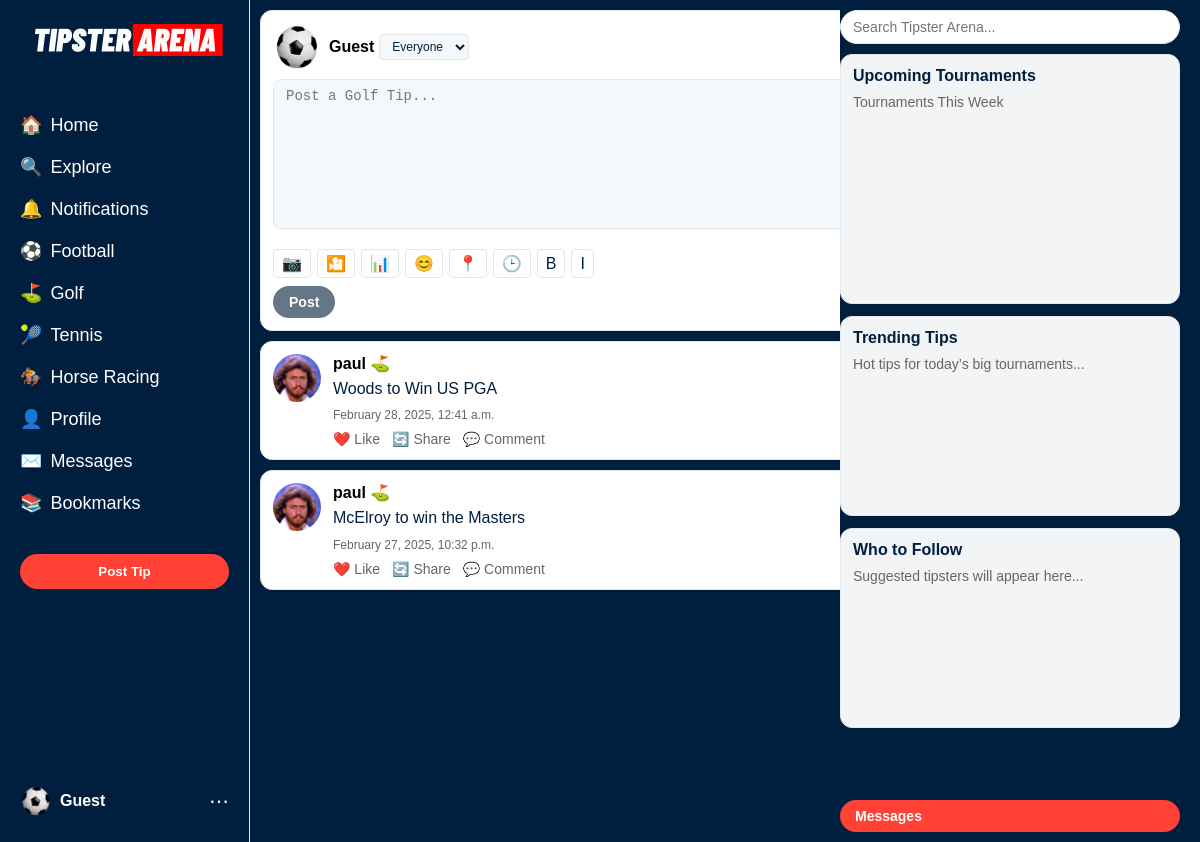
Page /sport/golf/ on the committed database.
### core/models.py (models this page shows, shortened)
class Tip(models.Model):
    user = models.ForeignKey(User, on_delete=models.CASCADE)
    sport = models.CharField(max_length=20, choices=[
        ('football', 'Football'),
        ('golf', 'Golf'),
        ('tennis', 'Tennis'),
        ('horse_racing', 'Horse Racing'),
    ])
    text = models.TextField()
    created_at = models.DateTimeField(auto_now_add=True)

class UserProfile(models.Model):
    user = models.OneToOneField(User, on_delete=models.CASCADE)
    avatar = models.ImageField(upload_to='avatars/', blank=True, null=True)
    banner = models.ImageField(upload_to='banners/', blank=True, null=True)
    description = models.TextField(blank=True)
    location = models.CharField(max_length=255, blank=True)
    date_of_birth = models.DateField(blank=True, null=True)

### core/views.py (the view)
# urls.py: path('sport/<str:sport>/', views.sport_view, name='sport'),
def sport_view(request, sport):
    tips = Tip.objects.filter(sport=sport).order_by('-created_at')[:20]  # Latest 20 tips for the sport
    return render(request, f'core/sport_{sport}.html', {'tips': tips, 'sport': sport})

### templates/core/sport_golf.html (shortened to what this page needs)
{% extends 'core/base.html' %}
{% load static %}
{% block content %}
    <div class="post-box">
        <div class="post-user">
            {% if request.user.is_authenticated and request.user.userprofile.avatar %}
                <img src="{{ request.user.userprofile.avatar.url }}" alt="User Avatar" class="post-avatar">
            {% else %}
                <img src="{% static 'images/default-avatar.png' %}" alt="User Avatar" class="post-avatar" onerror="this.style.display='none'">
            {% endif %}
            <div class="post-username-container">
                <span class="post-username">{{ request.user.username|default:"Guest" }}</span>
                <select class="post-audience">
                    <option value="everyone">Everyone</option>
                </select>
            </div>
        </div>
        <textarea placeholder="Post a Golf Tip..." class="post-input"></textarea>
        <div class="post-actions">
            <button class="post-action-btn">📷</button>
            <button class="post-action-btn">🎦</button>
            <button class="post-action-btn">📊</button>
            <button class="post-action-btn">😊</button>
            <button class="post-action-btn">📍</button>
            <button class="post-action-btn">🕒</button>
            <button class="post-action-btn">B</button>
            <button class="post-action-btn">I</button>
        </div>
        <button class="post-submit">Post</button>
    </div>
    <div class="tip-feed">
        {% for tip in tips %}
            <div class="tip">
                {% if tip.user.userprofile.avatar %}
                    <img src="{{ tip.user.userprofile.avatar.url }}" alt="{{ tip.user.username }} Avatar" class="tip-avatar">
                {% else %}
                    <img src="{% static 'images/default-avatar.png' %}" alt="{{ tip.user.username }} Avatar" class="tip-avatar" onerror="this.style.display='none'">
                {% endif %}
                <div class="tip-content">
                    <strong>{{ tip.user.username }}</strong> ⛳
                    <p>{{ tip.text }}</p>
                    <small>{{ tip.created_at|date:"F j, Y, g:i a" }}</small>
                    <div class="tip-actions">
                        <a href="#" class="tip-action">❤️ Like</a>
                        <a href="#" class="tip-action">🔄 Share</a>
                        <a href="#" class="tip-action">💬 Comment</a>
                    </div>
                </div>
            </div>
        {% empty %}
            <p>No golf tips yet. Be the first to post!</p>
        {% endfor %}
    </div>
{% endblock %}
{% block upcoming_events %}
<div class="sidebar-card trending-card">
    <h3>Upcoming Tournaments</h3>
    <p>Tournaments This Week</p>
</div>
{% endblock %}
{% block trending_tips %}
<div class="sidebar-card">
    <h3>Trending Tips</h3>
    <p>Hot tips for today’s big tournaments...</p>
</div>
{% endblock %}

### static/css/styles.css (style rules this page uses)
* { margin: 0; padding: 0; box-sizing: border-box; }
body { font-family: Arial, sans-serif; background-color: #001f3f; color: #ffffff; }
.post-action-btn { background-color: #ffffff; border: 1px solid #e1e8ed; border-radius: 4px; padding: 4px 8px; font-size: 16px; color: #001f3f; cursor: pointer; }
.post-actions { margin-top: 8px; display: flex; gap: 6px; flex-wrap: wrap; }
.post-avatar { width: 48px; height: 48px; border-radius: 50%; margin-right: 8px; }
.post-box { background-color: #ffffff; border: 1px solid #e1e8ed; border-radius: 12px; padding: 12px; margin: 0 10px 10px 10px; box-shadow: 0 1px 3px rgba(0, 0, 0, 0.1); color: #001f3f; max-width: 650px; }
.post-input { width: 100%; min-height: 150px; padding: 8px 12px; border: 1px solid #e1e8ed; border-radius: 8px; font-size: 14px; color: #001f3f; resize: vertical; background-color: #f5f8fa; margin-bottom: 8px; }
.post-submit { background-color: #657786; color: #ffffff; border: none; padding: 8px 16px; border-radius: 20px; font-weight: bold; font-size: 14px; cursor: pointer; margin-top: 8px; display: block; width: fit-content; }
.post-user { display: flex; align-items: center; margin-bottom: 8px; }
.post-username { color: #000000; font-weight: 600; font-size: 16px; text-decoration: none; }
.post-username-container { display: flex; align-items: center; gap: 5px; }
.post-audience { background-color: #f5f8fa; border: 1px solid #e1e8ed; border-radius: 4px; padding: 4px 8px; font-size: 12px; color: #001f3f; cursor: pointer; }
.sidebar-card { background-color: rgba(255, 255, 255, 0.95); border: 1px solid #e1e8ed; border-radius: 12px; padding: 12px; margin-bottom: 12px; box-shadow: 0 1px 3px rgba(0, 0, 0, 0.1); min-height: 200px; }
.sidebar-card h3 { color: #001f3f; font-size: 16px; font-weight: 600; margin-bottom: 8px; }
.sidebar-card p { color: #666666; font-size: 14px; line-height: 1.4; }
.tip { background-color: #ffffff; border: 1px solid #e1e8ed; border-radius: 12px; padding: 12px; box-shadow: 0 1px 3px rgba(0, 0, 0, 0.1); margin-bottom: 10px; color: #001f3f; transition: box-shadow 0.2s; display: flex; align-items: flex-start; }
.tip-action { color: #666666; text-decoration: none; font-size: 14px; display: flex; align-items: center; gap: 4px; }
.tip-actions { margin-top: 8px; display: flex; gap: 12px; }
.tip-avatar { width: 48px; height: 48px; border-radius: 50%; margin-right: 12px; flex-shrink: 0; }
.tip-content { flex: 1; }
.tip-feed { max-width: 650px; margin: 0 10px 10px 10px; padding: 0; }
.tip p { margin: 5px 0; line-height: 1.4; }
.tip small { color: #666666; font-size: 12px; }
.tip strong { color: #000000; font-weight: 600; text-decoration: none; }
.trending-card { min-height: 250px; }

### rows in the picture
Tip: user.userprofile.avatar (picture), user.username "paul", text "Woods to Win US PGA", created_at "February 28, 2025, 12:41 a.m."
Tip: user.userprofile.avatar (picture), user.username "paul", text "McElroy to win the Masters", created_at "February 27, 2025, 10:32 p.m."

### other values in the picture
{{ request.user.username|default:"Guest" }} "Guest"
